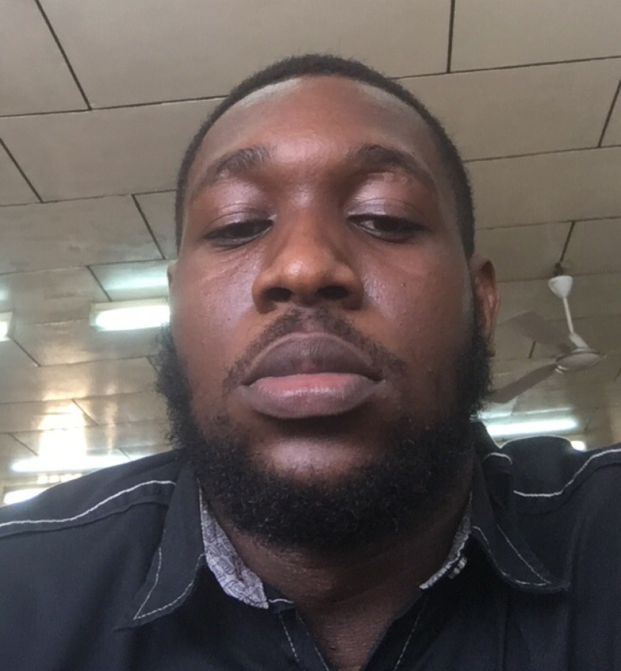
#> input picture day20&21/images/photo.JPG, 1241 x 1342 px, given in place of the camera (shown at 1/2 size)
$ python main.py
#> lines starting #> are read from the running program, lines starting #| are printed output that depends on the picture
import cv2
from mailing import send_email

video = cv2.VideoCapture(0)

first_frame = None
status_list = []

while True:
    status = 0
    check, frame = video.read()
#> frame is the input picture: shape (1342, 1241, 3); mean B, G, R 88.1, 91.1, 101.5
    gray_frame = cv2.cvtColor(frame, cv2.COLOR_BGR2GRAY)
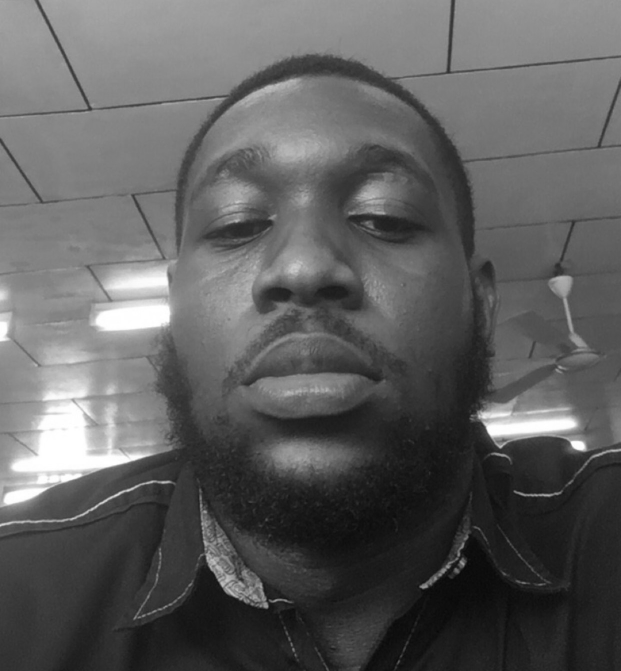
#> gray_frame: shape (1342, 1241) (shown at 1/2 size); min 7, max 255, mean 93.9
    gray_frame_gau = cv2.GaussianBlur(gray_frame, (21, 21), 0)

    if first_frame is None:
        first_frame = gray_frame_gau

    delta_frame = cv2.absdiff(first_frame, gray_frame_gau)
#> delta_frame: shape (1342, 1241); every value is 0

    thresh_frame = cv2.threshold(delta_frame, 60, 255, cv2.THRESH_BINARY)[1]
    dil_frame = cv2.dilate(thresh_frame, None, iterations=2)
    cv2.imshow("Motion Video", dil_frame)

    contours, check = cv2.findContours(dil_frame, cv2.RETR_EXTERNAL, cv2.CHAIN_APPROX_SIMPLE)
#> contours = []; check = None

    for contour in contours:
        if cv2.contourArea(contour) < 5000:
            continue
        x, y, w, h = cv2.boundingRect(contour)
        rectangle = cv2.rectangle(frame, (x, y), (x+w, y+h), (0, 255, 0), 3)

        if rectangle.any():
            status = 1
#> this loop made 0 passes


    status_list.append(status)
    status_list = status_list[-2:]

    if status_list[0] == 1 and status_list[1] == 0:
        send_email()

    print(status_list)

    cv2.imshow("Video", frame)
    key = cv2.waitKey(1)
#> (key q is pressed here)

    if key == ord("q"):
        break

video.release()
